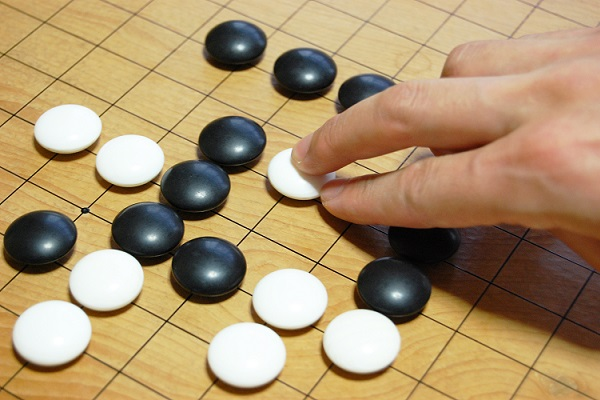
#> input picture report4/igo.jpg, 600 x 400 px
$ python rep4-1.py
#> lines starting #> are read from the running program, lines starting #| are printed output that depends on the picture; after the words box and inside, x2 and y2 are one past the last pixel; in counts of white or black regions, pixels touching at a corner belong together
import cv2
from matplotlib import pyplot as plt

image1_path = "./igo.jpg"           #画像パス指定
image1 = cv2.imread(image1_path,0)      #画像読み込み(0でグレースケール,1でカラー)
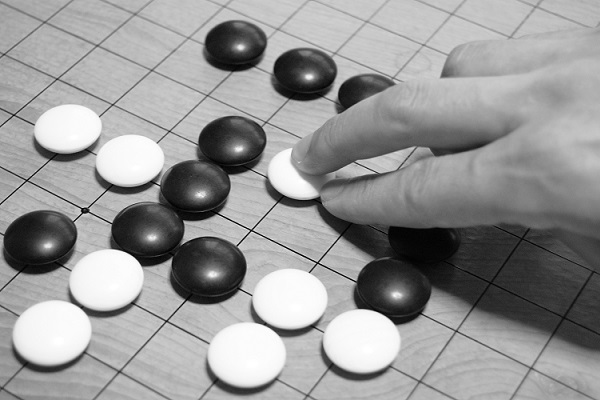
#> image1: shape (400, 600); min 0, max 255, mean 150.6

th = 120 #閾値
image_max = 255 #最大輝度値
ret, image1_binary = cv2.threshold(image1, th, image_max, cv2.THRESH_BINARY) #二値化処理
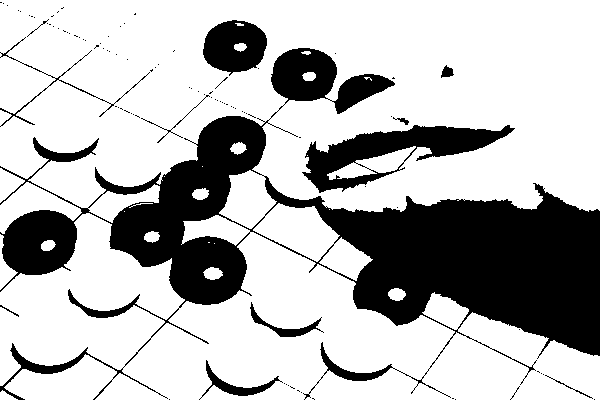
#> image1_binary: shape (400, 600); 72.3% white; 99 black regions (87 under 20 px), largest, box (x1, y1, x2, y2) and area: (0, 48, 600, 400) 56332, (302, 125, 515, 193) 5467, (203, 20, 267, 76) 2537
#> ret = 120

"""
cv2.threshold()の
第一引数はグレースケール画像
第二引数は閾値
第三引数は最大輝度値
第四引数は二値タイプ

この関数の第一戻り値は閾値がかえってくる
"""
image1_path_output = "./igo.png"            #出力画像のパス
cv2.imwrite(image1_path_output, image1_binary)   #保存

fig = plt.figure()  #グラフのインスタンス化
ax1 = fig.add_subplot(111)

ax1.imshow(image1_binary, cmap = 'gray')
fig.tight_layout()
plt.show()
plt.close()
